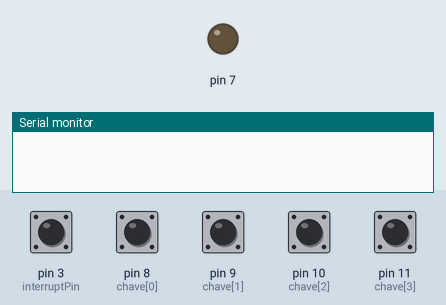
A sketch run on a simulated Arduino Uno, built with avr-gcc and run on an emulated ATmega328P. Shown: output pins drawn as LEDs (lit = HIGH), the last lines printed to the serial monitor. The inputs (shaded band) are chosen by the test bench; at power-on: pin 3 (interruptPin), pin 8 (chave[0]), pin 9 (chave[1]), pin 10 (chave[2]), pin 11 (chave[3]) HIGH.

Above: at 1.7 s.
1.8 s: pin 3 (interruptPin) pulled LOW for 0.15 s
At 2.7 s:
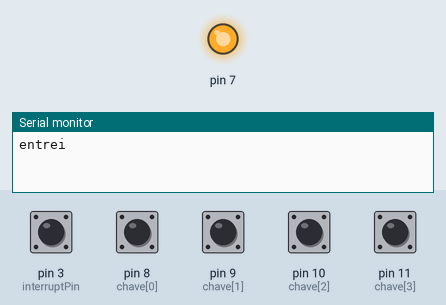
3.4 s: pin 3 (interruptPin) pulled LOW for 3.2 s
At 4.0 s:
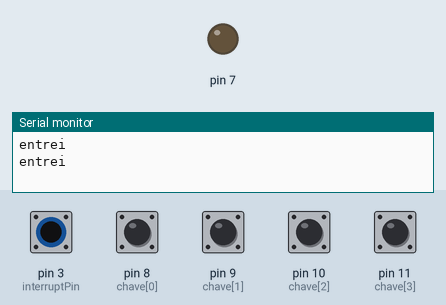
Timing chart, 0 to 8.1 s (numbered marks = the images above; inputs shaded):
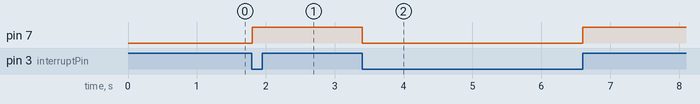

Measured:
- after the input at 1.8 s, pin 7: LOW → HIGH at once
- after the input at 3.4 s, pin 7: HIGH → LOW at once, → HIGH 3.2 s later

The sketch:

recptor.ino
```cpp
#include <RCSwitch.h>
//Instacia a Biblioteca
RCSwitch mySwitch = RCSwitch();
//variavel responsavel em receber os dados do RF
const byte interruptPin = 3;
int value = 0;
int dado = 0;
int dadoR;
int estado = 0;
unsigned long tempo1;
unsigned long tempo2=0;
int chave[] = {8, 9, 10, 11};

void interrupt() {
  tempo1 = millis();
  if((tempo1 - tempo2) > 250){
  tempo2 = tempo1;
  Serial.println("entrei");
  estado = !estado;
  digitalWrite(7,estado);
  delay(300);
  }
}
void setup() {
   Serial.begin(9600);
  for (int i = 0; i < 4; i++) {
    pinMode(chave[i], INPUT_PULLUP);
  }
  if (!digitalRead(chave[0])) {
      dado += 1;
    }
 if (!digitalRead(chave[1])) {
      dado += 2;
    }
   if (!digitalRead(chave[2])) {
      dado += 4;
    }
     if (!digitalRead(chave[3])) {
      dado += 8;
    }

  // delay para estabilizacao do Sinal
  delay(500);
  //Seta como Receptor/ O "0" é para não interromper, deixar continuo
  //O Pino padrão é o 2
  mySwitch.enableReceive(0);
  pinMode(7, OUTPUT);
  pinMode(interruptPin, INPUT_PULLUP);
  attachInterrupt(digitalPinToInterrupt(interruptPin), interrupt, CHANGE);

}


void loop() {

  //Quado estiver sinal disponivel
  if (mySwitch.available()) {
    Serial.println(dado);
    dadoR =  mySwitch.getReceivedValue();
    Serial.println(dadoR);
    //recebe na variavel value o Status
    if ( dadoR == dado) {
      estado = !estado;
    }
  digitalWrite(7, estado);
  delay(150);
  mySwitch.resetAvailable();
  }


}
```
